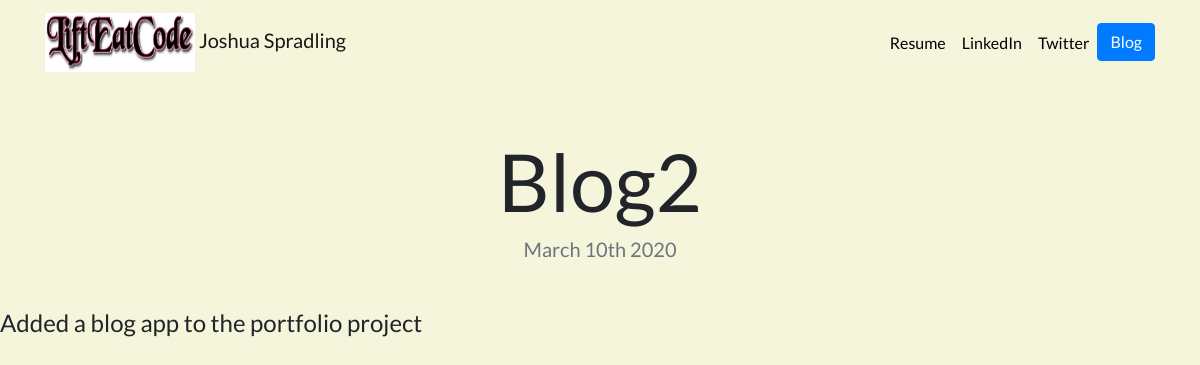
The app's page /blog/2/ with its own data.
### blog/models.py (models this page shows, shortened)
class Blog(models.Model):
    title = models.CharField(max_length=100)
    description = models.TextField()
    date = models.DateField()

### blog/views.py (the view)
# urls.py: path('<int:blog_id>/', views.detail, name='detail')
def detail(request, blog_id):
    blog = get_object_or_404(Blog, pk=blog_id)
    return render(request, 'blog/detail.html', {'blog':blog})

### blog/templates/blog/detail.html
{% extends "portfolio/base.html" %}
{% load static %}
{% block content %}
<h1 class="text-center mt-5" id="blogdetailtitle">{{ blog.title }}</h1>
<h5 class="text-center text-muted mb-5">{{ blog.date|date:'F jS Y' }}</h5>
<h4 class="mt-5">{{ blog.description|safe }}</h4>
{% endblock %}

### portfolio/static/portfolio/custom.css (style rules this page uses)
body { font-family: 'Lato', sans-serif; background-color: beige; }
@media (min-width: 992px) { #blogdetailtitle { font-size: 5rem; } }

### records on screen
Blog: title "Blog2", date "March 10th 2020", description "Added a blog app to the portfolio project"
